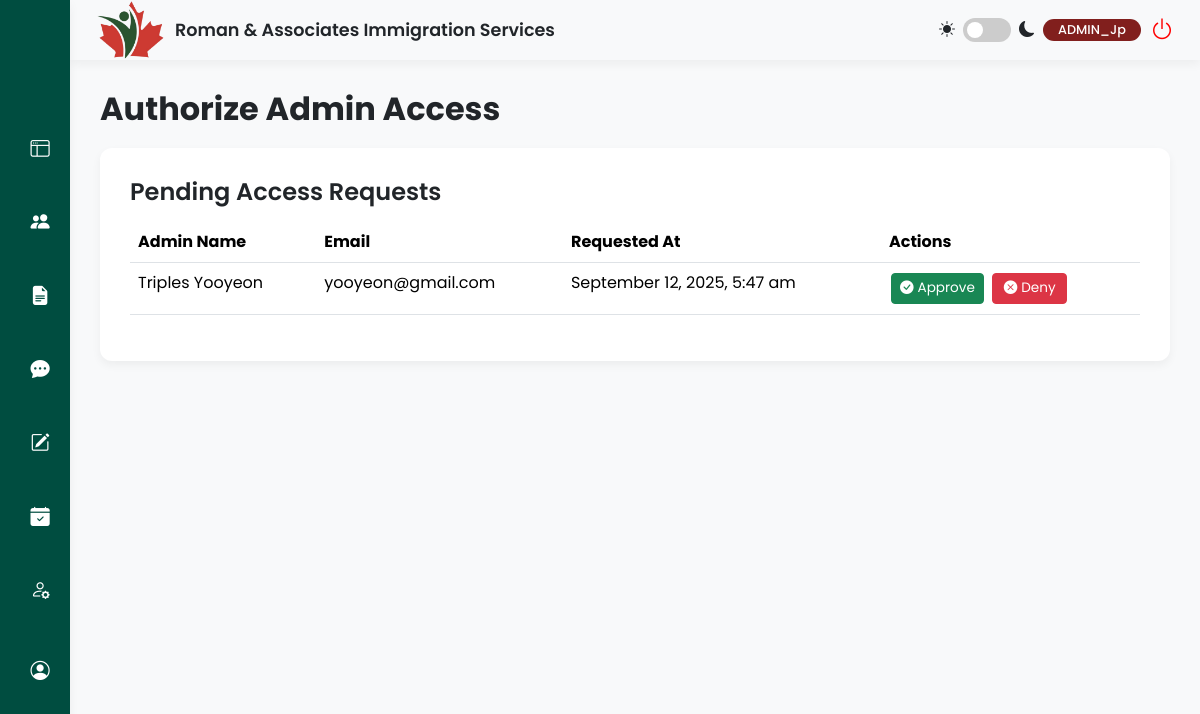
The app's page /admin/authorize_admin.php (signed in) with its own data.
### tables this page shows
CREATE TABLE `admin_access_requests` (
  `id` int(11) NOT NULL,
  `admin_user_id` int(11) NOT NULL,
  `requested_at` timestamp NOT NULL DEFAULT current_timestamp(),
  `status` enum('pending','approved','denied') NOT NULL DEFAULT 'pending',
  `authorized_by_superadmin_id` int(11) DEFAULT NULL,
  `authorized_at` timestamp NULL DEFAULT NULL
);

CREATE TABLE `users` (
  `id` int(11) NOT NULL,
  `firstName` varchar(50) NOT NULL,
  `lastName` varchar(50) NOT NULL,
  `address` varchar(255) NOT NULL,
  `phone` varchar(20) NOT NULL,
  `email` varchar(100) NOT NULL,
  `password` varchar(255) NOT NULL,
  `profileImage` varchar(255) DEFAULT NULL,
  `location` varchar(255) DEFAULT NULL,
  `birthday` date DEFAULT NULL,
  `facebook` varchar(255) DEFAULT NULL,
  `instagram` varchar(255) DEFAULT NULL,
  `gmail` varchar(255) DEFAULT NULL,
  `email_notifications` tinyint(1) NOT NULL DEFAULT 1,
  `dark_mode` tinyint(1) NOT NULL DEFAULT 0,
  `documents_uploaded` tinyint(1) NOT NULL DEFAULT 0,
  `profile_picture_uploaded` tinyint(1) NOT NULL DEFAULT 0,
  `birthday_added` tinyint(1) NOT NULL DEFAULT 0,
  `social_links_added` tinyint(1) NOT NULL DEFAULT 0,
  `has_seen_tour` tinyint(1) NOT NULL DEFAULT 0,
  `role` varchar(50) NOT NULL DEFAULT 'client',
  `status` varchar(50) NOT NULL DEFAULT 'Inactive',
  `last_login` datetime DEFAULT NULL,
  `last_activity` datetime DEFAULT NULL,
  `reset_token_hash` varchar(64) DEFAULT NULL,
  `reset_token_expires_at` datetime DEFAULT NULL
);

### admin/authorize_admin.php (the view, shortened to what this page needs)
<?php
require_once '../config.php';
$pending_requests = [];
$sql = "SELECT r.id, r.requested_at, u.firstName, u.lastName, u.email
        FROM admin_access_requests r
        JOIN users u ON r.admin_user_id = u.id
        WHERE r.status = 'pending'
        ORDER BY r.requested_at ASC";
if ($result = $conn->query($sql)) {
    while ($row = $result->fetch_assoc()) {
        $pending_requests[] = $row;
    }
}
?>
<!doctype html>
<html lang="en">
<head>
    <link href="https://cdn.jsdelivr.net/npm/bootstrap@5.3.3/dist/css/bootstrap.min.css" rel="stylesheet">
    <link rel="stylesheet" href="https://cdn.jsdelivr.net/npm/bootstrap-icons@1.11.3/font/bootstrap-icons.min.css">
    <link rel="stylesheet" href="style.css">
</head>
<body>
    <div class="main-wrapper">
        <?php require_once 'sidebar.php'; ?>
        <div class="content-area">
            <?php require_once 'header.php'; ?>
            <main class="main-content">
                <h1>Authorize Admin Access</h1>
                <div class="content-card">
                    <h2>Pending Access Requests</h2>
                    <?php if (empty($pending_requests)) : ?>
                        <div class="alert alert-success mt-3" role="alert">
                            There are no pending access requests at this time.
                        </div>
                    <?php else : ?>
                        <div class="table-responsive">
                            <table class="table table-hover">
                                <thead>
                                    <tr>
                                        <th>Admin Name</th>
                                        <th>Email</th>
                                        <th>Requested At</th>
                                        <th>Actions</th>
                                    </tr>
                                </thead>
                                <tbody>
                                    <?php foreach ($pending_requests as $request) : ?>
                                        <tr>
                                            <td><?php echo htmlspecialchars($request['firstName'] . ' ' . $request['lastName']); ?></td>
                                            <td><?php echo htmlspecialchars($request['email']); ?></td>
                                            <td><?php echo date('F j, Y, g:i a', strtotime($request['requested_at'])); ?></td>
                                            <td>
                                                <form method="POST" action="authorize_admin.php" class="d-inline">
                                                    <button type="submit" name="action" value="approve" class="btn btn-sm btn-success"><i class="bi bi-check-circle-fill me-1"></i>Approve</button>
                                                </form>
                                                <form method="POST" action="authorize_admin.php" class="d-inline">
                                                    <button type="submit" name="action" value="deny" class="btn btn-sm btn-danger"><i class="bi bi-x-circle-fill me-1"></i>Deny</button>
                                                </form>
                                            </td>
                                        </tr>
                                    <?php endforeach; ?>
                                </tbody>
                            </table>
                        </div>
                    <?php endif; ?>
                </div>
            </main>
        </div>
    </div>
</body>
</html>

### admin/style.css (style rules this page uses)
:root { --rais-bg-light: #f8f9fa; --rais-border-color: #dee2e6; --rais-button-maroon: #811F1D; --rais-card-bg: #ffffff; --rais-dark-green: #00332c; --rais-light-gray: #f8f9fa; --rais-primary-green: #004d40; --rais-shadow: 0 4px 10px rgba(0, 0, 0, 0.05); --rais-text-dark: #212529; --rais-text-light: #6c757d; }
body { background-color: var(--rais-light-gray); color: var(--rais-text-dark); font-family: 'Poppins', sans-serif; overflow: hidden; transition: background-color 0.3s, color 0.3s; }
.content-area { flex-grow: 1; height: 100vh; margin-left: 70px; overflow-y: auto; }
.content-card { background-color: var(--rais-card-bg); border-radius: 12px; box-shadow: var(--rais-shadow); margin-bottom: 20px; padding: 30px; }
.content-card h2 { font-size: 1.5rem; font-weight: 600; margin-bottom: 15px; }
.main-content { display: flex; flex-direction: column; flex-grow: 1; height: calc(100vh - 60px); padding: 30px; }
.main-content h1 { font-size: 2rem; font-weight: 700; margin-bottom: 20px; }
.main-wrapper { display: flex; height: 100vh; }
.table .btn { font-size: 0.85rem; margin: 2px; min-width: 75px; }
.table td, .table th { transition: background-color 0.3s, color 0.3s; }
.table-responsive { margin-top: 15px; }

### records on screen
admin_access_requests: admin_user.lastName "Triples Yooyeon", admin_user.email "yooyeon@gmail.com", requested_at "September 12, 2025, 5:47 am"

### other values on screen
$_SESSION['firstName'] "Jp"
